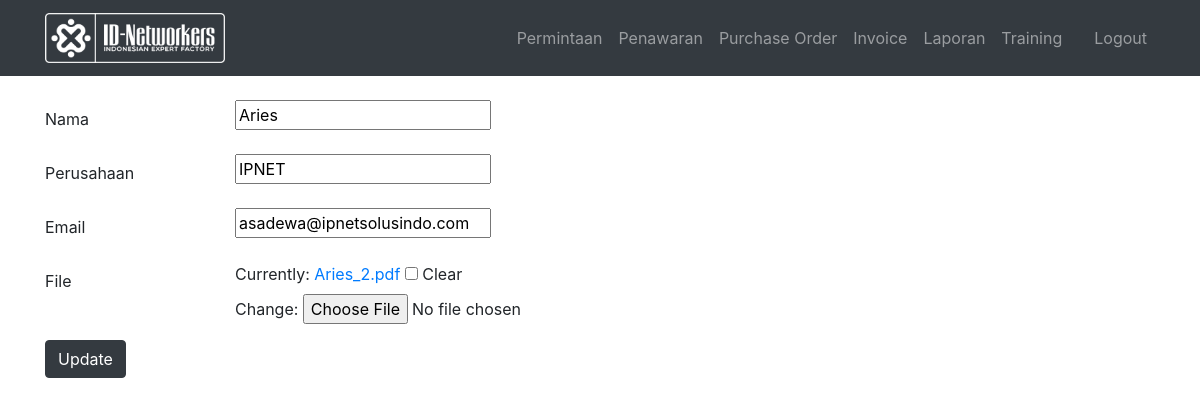
The page /edit_po/159 (signed in) on the database its author committed.
### IDN_APP/models.py (models this page shows, shortened)
class PurchaseOrder(models.Model):
    def number():
        a = "PO"
        x = str(datetime.datetime.now()).split("-")
        b = "IDN"
        c = x[0][2]+x[0][3]
        if x[1] == '01':
            rom = "I"
        elif x[1] == '02':
            rom = "II"
        elif x[1] == '03':
            rom = "III"
        elif x[1] == '04':
            rom = "IV"
        elif x[1] == '05':
            rom = "V"
        elif x[1] == '06':
            rom = "VI"
        elif x[1] == '07':
            rom = "VII"
        elif x[1] == '08':
            rom = "VIII"
        elif x[1] == '09':
            rom = "IX"
        elif x[1] == '10':
            rom = "X"
        elif x[1] == '11':
            rom = "XI"
        else:
            rom = "XII"
        no = PurchaseOrder.objects.count()
        if no == None:
            final = a+"-"+str(1)+"-"+b+"-"+rom+"-"+c
            return final
        else:
            final = a+"-"+str(no + 1)+"-"+b+"-"+rom+"-"+c
            return final
    Nama = models.CharField(max_length=30)
    nomor_PO = models.CharField(max_length=20,default=number)
    tanggal = models.DateField(auto_now_add=True)
    Perusahaan = models.CharField(max_length=30)
    Email = models.EmailField()
    file = models.FileField(blank=True)

### IDN_APP/views.py (the view)
# urls.py: re_path(r'^edit_po/(?P<pk>\d+)$', edit_po, name="edit_po"),
@login_required
def edit_po(request, pk):
    item = get_object_or_404(PurchaseOrder, pk=pk)
    if request.method == "POST":
        form = PurchaseOrderForm(request.POST, request.FILES,instance=item)
        if form.is_valid():
            form.save()
            return redirect('display_po')
    else:
        form = PurchaseOrderForm(instance=item)
        return render(request, "edit_po.html", {"form":form})

### IDN_APP/forms.py
class PurchaseOrderForm(forms.ModelForm):
    class Meta:
        model = PurchaseOrder
        fields = ('Nama','Perusahaan','Email','file')

### IDN_APP/templates/edit_po.html (shortened to what this page needs)
{% extends 'base.html' %}
{% block body %}
<div class="container">
  <form method="POST" enctype="multipart/form-data">
    <br>
    {% for field in form %}
    <div class="form-group row">
      <label for="id_{field.name}" class="col-2 col-form-label"> {{field.label}}</label>
      <div class="col-10">
        {{field}}
      </div>
    </div>
    {% endfor %}
    <button type="submit" class="btn btn-dark" name="button">Update</button>
  </form>
</div>
{% endblock %}

### rows shown on the page
PurchaseOrder: form "Aries" "IPNET" "asadewa@ipnetsolusindo.com"

### other values the page prints
{{ field.label }} "Nama" "Perusahaan" "Email" "File"
